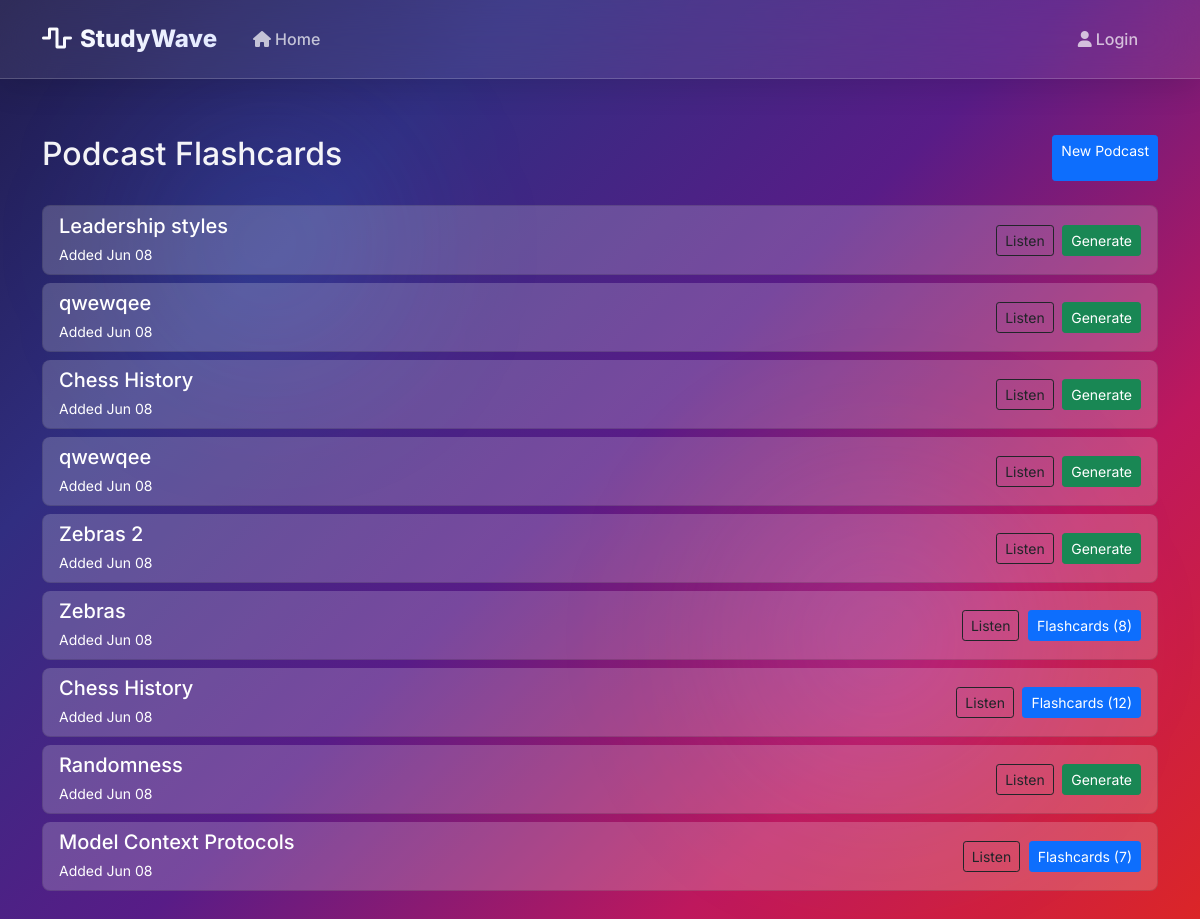
Before: /flashcards/ with the older database file.
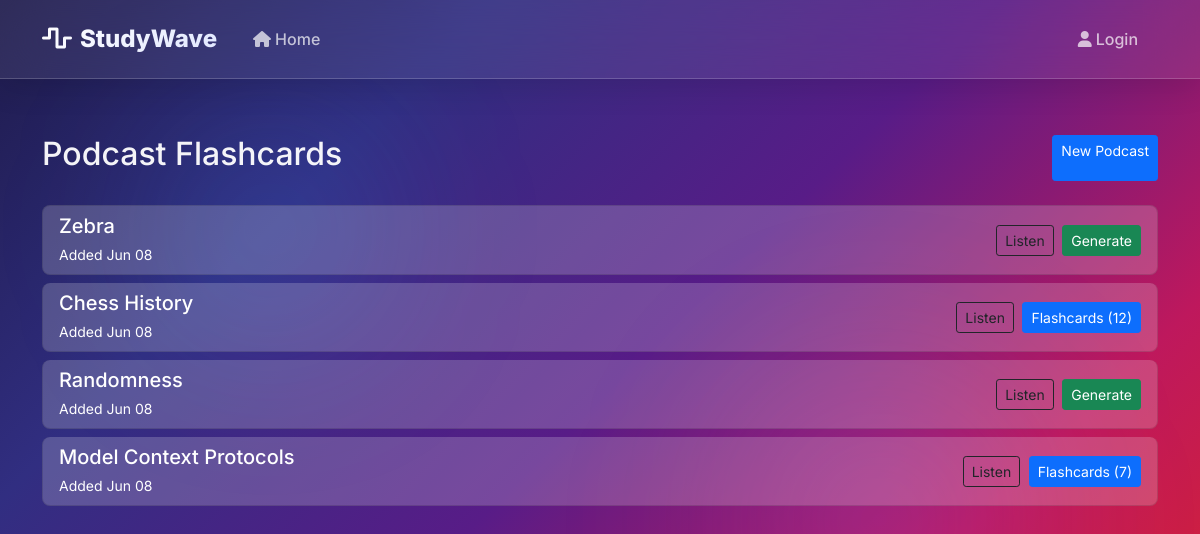
After: the same page with the newer database file.
### podcast/models.py (models this page shows)
class Podcast(models.Model):
    title = models.CharField(max_length=200)
    script = models.TextField()
    created_at = models.DateTimeField(auto_now_add=True)

### flashcards/models.py (models this page shows, shortened)
class FlashcardSet(models.Model):
    title = models.CharField(max_length=200)
    description = models.TextField(blank=True)
    created_by = models.ForeignKey(User, on_delete=models.CASCADE)
    created_at = models.DateTimeField(auto_now_add=True)
    updated_at = models.DateTimeField(auto_now=True)
    podcast = models.ForeignKey(Podcast, null=True, blank=True, on_delete=models.SET_NULL)
    class Meta:
        ordering = ['-created_at']

### flashcards/views.py (the view)
# urls.py: path('', views.home, name='home'),
def home(request):
    podcasts = Podcast.objects.all().order_by('-created_at')
    for podcast in podcasts:
        try:
            podcast.flashcard_set = FlashcardSet.objects.filter(podcast=podcast).first()
        except:
            podcast.flashcard_set = None
    flashcard_sets = FlashcardSet.objects.all().order_by('-created_at')
    context = {
        'podcasts': podcasts,
        'flashcard_sets': flashcard_sets,
    }
    return render(request, 'flashcards/home.html', context)

### flashcards/templates/flashcards/home.html (shortened to what this page needs)
{% extends 'flashcards/base.html' %}
{% block content %}
<div class="container mt-4">
    <div class="d-flex justify-content-between mb-4">
        <h2>Podcast Flashcards</h2>
        <a href="/create-podcast/" class="btn btn-primary btn-sm">New Podcast</a>
    </div>
    <div class="list-group">
        {% for podcast in podcasts %}
        <div class="list-group-item mb-2" style="background-color: rgba(248, 249, 250, 0.2); border-radius: 0.5rem; color:white">
            <div class="d-flex justify-content-between align-items-center">
                <div>
                    <h5 class="mb-1" style="color:white">{{ podcast.title }}</h5>
                    <small class="text-muted" style="color:white !important">Added {{ podcast.created_at|date:"M d" }}</small>
                </div>
                <div>
                    <a href="{% url 'flashcards:podcast_redirect' podcast.id %}"
                       class="btn btn-outline-dark btn-sm me-1">
                        Listen
                    </a>
                    {% if podcast.flashcard_set %}
                    <a href="{% url 'flashcards:set_detail' podcast.flashcard_set.id %}"
                       class="btn btn-primary btn-sm">
                        Flashcards ({{ podcast.flashcard_set.flashcards.count }})
                    </a>
                    {% else %}
                    <button class="btn btn-success btn-sm generate-btn"
                            data-podcast-id="{{ podcast.id }}"
                            data-podcast-title="{{ podcast.title }}">
                        Generate
                    </button>
                    {% endif %}
                </div>
            </div>
        </div>
        {% endfor %}
    </div>
</div>
{% endblock %}

Changed rows visible on the page:
removed Podcast: title "Leadership styles", created_at "Jun 08"
removed Podcast: title "qwewqee", created_at "Jun 08"
removed Podcast: title "Chess History", created_at "Jun 08"
removed Podcast: title "qwewqee", created_at "Jun 08"
removed Podcast: title "Zebras 2", created_at "Jun 08"
removed Podcast: title "Zebras", created_at "Jun 08", flashcard_set.flashcards.count "8"
added Podcast: title "Zebra", created_at "Jun 08"
